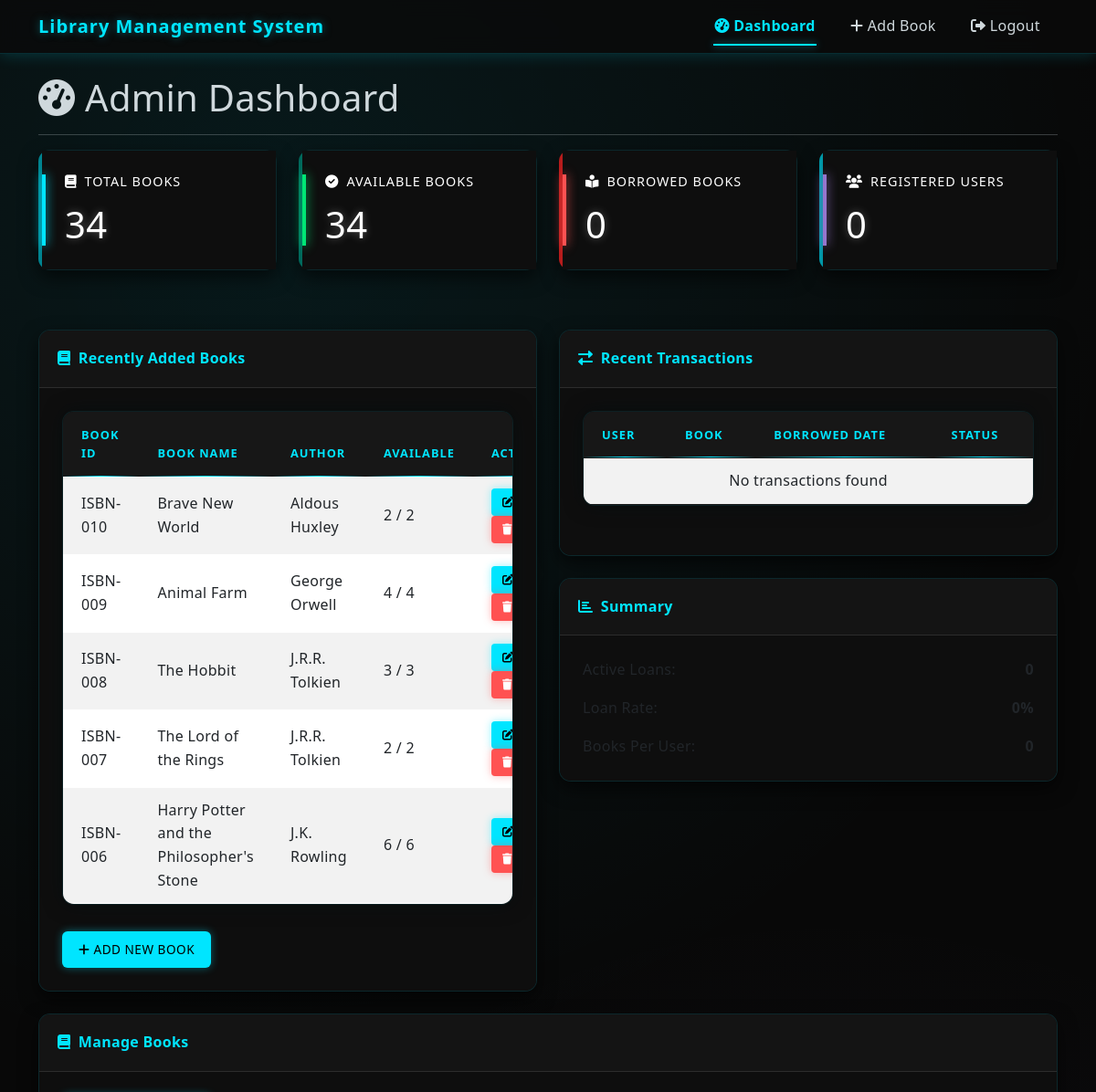
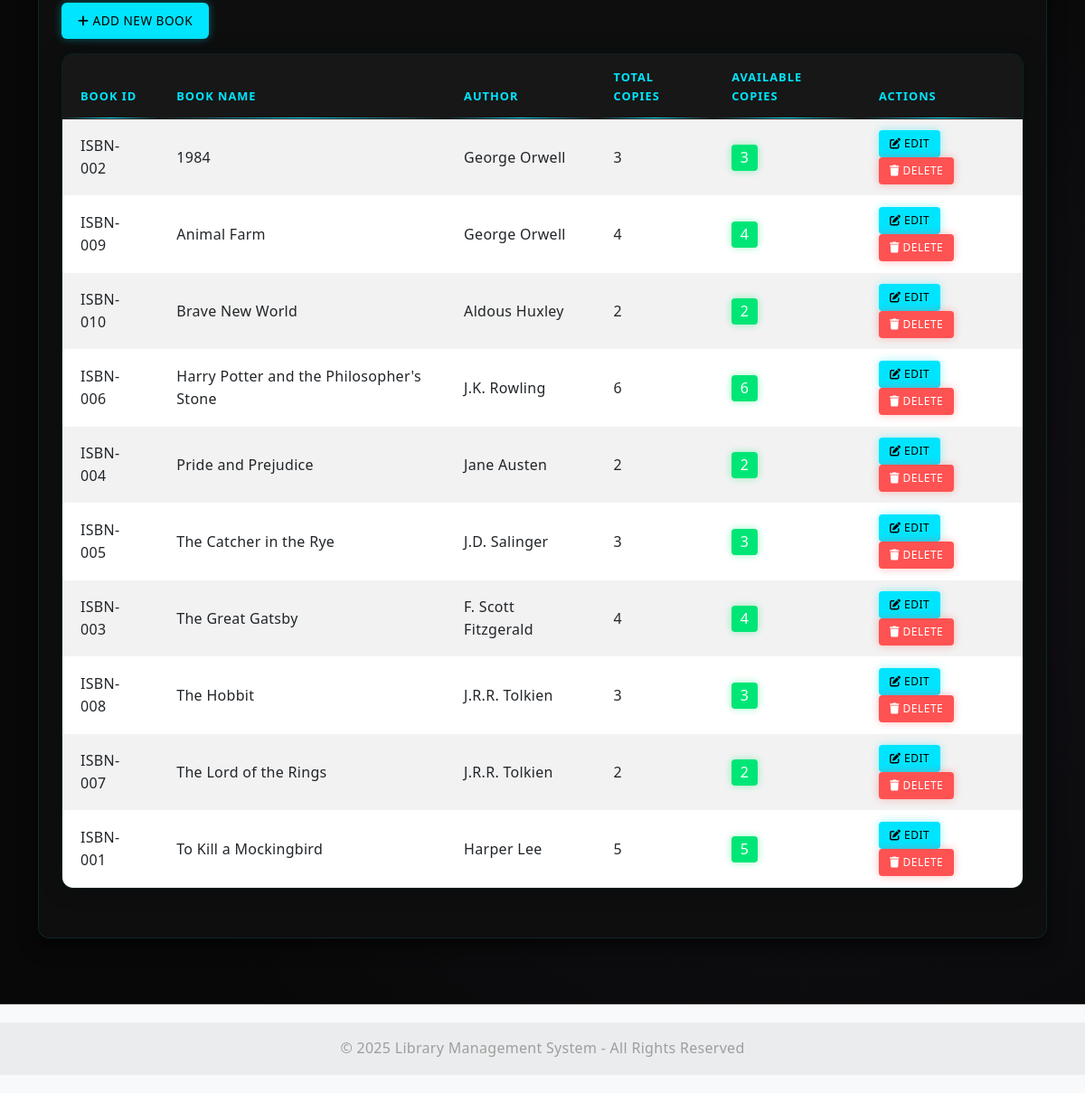
Page /admin/dashboard.php (signed in) on the committed database (2 pictures, top to bottom).
### tables this page shows
CREATE TABLE IF NOT EXISTS books (
    id INT AUTO_INCREMENT PRIMARY KEY,
    book_id VARCHAR(50) NOT NULL UNIQUE,
    book_name VARCHAR(255) NOT NULL,
    author VARCHAR(100) NOT NULL,
    total_copies INT NOT NULL DEFAULT 1,
    available_copies INT NOT NULL DEFAULT 1,
    created_at TIMESTAMP DEFAULT CURRENT_TIMESTAMP,
    updated_at TIMESTAMP DEFAULT CURRENT_TIMESTAMP ON UPDATE CURRENT_TIMESTAMP
);

### includes/db.php (called while the page is built, shortened)
<?php
class Database {
    private static $instance = null;
    private $conn;
    private function __construct() {
        try {
            $dsn = "mysql:host=" . DB_HOST . ";dbname=" . DB_NAME;
            $options = [
                PDO::ATTR_ERRMODE => PDO::ERRMODE_EXCEPTION,
                PDO::ATTR_DEFAULT_FETCH_MODE => PDO::FETCH_ASSOC,
                PDO::ATTR_EMULATE_PREPARES => false,
            ];
            $this->conn = new PDO($dsn, DB_USER, DB_PASS, $options);
        } catch (PDOException $e) {
            die("Connection failed: " . $e->getMessage());
        }
    }
    public static function getInstance() {
        if (self::$instance == null) {
            self::$instance = new Database();
        }
        return self::$instance;
    }
    public function query($query, $params = []) {
        try {
            $stmt = $this->conn->prepare($query);
            $stmt->execute($params);
            return $stmt;
        } catch (PDOException $e) {
            echo "Query Error: " . $e->getMessage();
            return false;
        }
    }
    public function getRow($query, $params = []) {
        $stmt = $this->query($query, $params);
        if ($stmt) {
            return $stmt->fetch();
        }
        return false;
    }
    public function getAll($query, $params = []) {
        $stmt = $this->query($query, $params);
        if ($stmt) {
            return $stmt->fetchAll();
        }
        return [];
    }
}
?>

### admin/dashboard.php (the view, shortened to what this page needs)
<?php
require_once '../includes/db.php';
$db = Database::getInstance();
$totalBooks = $db->getRow("SELECT SUM(total_copies) as total FROM books")['total'] ?? 0;
$availableBooks = $db->getRow("SELECT SUM(available_copies) as total FROM books")['total'] ?? 0;
$borrowedBooks = $totalBooks - $availableBooks;
$totalUsers = $db->getRow("SELECT COUNT(*) as total FROM users")['total'] ?? 0;
$activeLoans = $db->getRow("SELECT COUNT(*) as total FROM borrowed_books WHERE return_date IS NULL")['total'] ?? 0;
$recentBooks = $db->getAll("SELECT * FROM books ORDER BY id DESC LIMIT 5");
$recentTransactions = $db->getAll("
    SELECT b.id, b.borrow_date, b.return_date, u.name as user_name, bk.book_name
    FROM borrowed_books b
    JOIN users u ON b.user_id = u.id
    JOIN books bk ON b.book_id = bk.id
    ORDER BY b.borrow_date DESC
    LIMIT 10
");
include_once '../includes/header.php';
?>
<div class="row">
    <div class="col-md-12">
        <h1><i class="fas fa-tachometer-alt"></i> Admin Dashboard</h1>
        <hr>
    </div>
</div>
<div class="row mb-4">
    <div class="dashboard-stats">
        <div class="row">
            <div class="col-md-3 mb-3">
                <div class="card text-white card-primary">
                    <div class="card-body">
                        <h5 class="card-title"><i class="fas fa-book me-2"></i>Total Books</h5>
                        <h2 class="card-text"><?php echo $totalBooks; ?></h2>
                    </div>
                </div>
            </div>
            <div class="col-md-3 mb-3">
                <div class="card text-white card-success">
                    <div class="card-body">
                        <h5 class="card-title"><i class="fas fa-check-circle me-2"></i>Available Books</h5>
                        <h2 class="card-text"><?php echo $availableBooks; ?></h2>
                    </div>
                </div>
            </div>
            <div class="col-md-3 mb-3">
                <div class="card text-white card-danger">
                    <div class="card-body">
                        <h5 class="card-title"><i class="fas fa-book-reader me-2"></i>Borrowed Books</h5>
                        <h2 class="card-text"><?php echo $borrowedBooks; ?></h2>
                    </div>
                </div>
            </div>
            <div class="col-md-3 mb-3">
                <div class="card text-white card-info">
                    <div class="card-body">
                        <h5 class="card-title"><i class="fas fa-users me-2"></i>Registered Users</h5>
                        <h2 class="card-text"><?php echo $totalUsers; ?></h2>
                    </div>
                </div>
            </div>
        </div>
    </div>
</div>
<div class="row">
    <div class="col-md-6">
        <div class="card mb-4">
            <div class="card-header">
                <i class="fas fa-book me-1"></i>
                Recently Added Books
            </div>
            <div class="card-body">
                <div class="table-responsive">
                    <table class="table table-striped">
                        <thead>
                            <tr>
                                <th>Book ID</th>
                                <th>Book Name</th>
                                <th>Author</th>
                                <th>Available</th>
                                <th>Actions</th>
                            </tr>
                        </thead>
                        <tbody>
                            <?php if (empty($recentBooks)): ?>
                                <tr>
                                    <td colspan="5" class="text-center">No books found</td>
                                </tr>
                            <?php else: ?>
                                <?php foreach ($recentBooks as $book): ?>
                                    <tr>
                                        <td><?php echo htmlspecialchars($book['book_id']); ?></td>
                                        <td><?php echo htmlspecialchars($book['book_name']); ?></td>
                                        <td><?php echo htmlspecialchars($book['author']); ?></td>
                                        <td>
                                            <?php echo $book['available_copies']; ?> / <?php echo $book['total_copies']; ?>
                                        </td>
                                        <td>
                                            <a href="<?php echo APP_URL; ?>/admin/edit_book.php?id=<?php echo $book['id']; ?>" class="btn btn-sm btn-primary">
                                                <i class="fas fa-edit"></i>
                                            </a>
                                            <a href="<?php echo APP_URL; ?>/admin/delete_book.php?id=<?php echo $book['id']; ?>" class="btn btn-sm btn-danger confirm-action" data-confirm-message="Are you sure you want to delete this book?">
                                                <i class="fas fa-trash"></i>
                                            </a>
                                        </td>
                                    </tr>
                                <?php endforeach; ?>
                            <?php endif; ?>
                        </tbody>
                    </table>
                </div>
                <a href="<?php echo APP_URL; ?>/admin/add_book.php" class="btn btn-primary">
                    <i class="fas fa-plus"></i> Add New Book
                </a>
            </div>
        </div>
    </div>
    <div class="col-md-6">
        <div class="card mb-4">
            <div class="card-header">
                <i class="fas fa-exchange-alt me-1"></i>
                Recent Transactions
            </div>
            <div class="card-body">
                <div class="table-responsive">
                    <table class="table table-striped">
                        <thead>
                            <tr>
                                <th>User</th>
                                <th>Book</th>
                                <th>Borrowed Date</th>
                                <th>Status</th>
                            </tr>
                        </thead>
                        <tbody>
                            <?php if (empty($recentTransactions)): ?>
                                <tr>
                                    <td colspan="4" class="text-center">No transactions found</td>
                                </tr>
                            <?php endif; ?>
                        </tbody>
                    </table>
                </div>
            </div>
        </div>
        <div class="card mb-4">
            <div class="card-header">
                <i class="fas fa-chart-bar me-1"></i>
                Summary
            </div>
            <div class="card-body">
                <div class="d-flex justify-content-between mb-3">
                    <div>Active Loans:</div>
                    <div><strong><?php echo $activeLoans; ?></strong></div>
                </div>
                <div class="d-flex justify-content-between mb-3">
                    <div>Loan Rate:</div>
                    <div><strong><?php echo $totalBooks > 0 ? round(($borrowedBooks / $totalBooks) * 100, 2) : 0; ?>%</strong></div>
                </div>
                <div class="d-flex justify-content-between">
                    <div>Books Per User:</div>
                    <div><strong><?php echo $totalUsers > 0 ? round($totalBooks / $totalUsers, 2) : 0; ?></strong></div>
                </div>
            </div>
        </div>
    </div>
</div>
<div class="row">
    <div class="col-md-12">
        <div class="card mb-4">
            <div class="card-header">
                <i class="fas fa-book me-1"></i>
                Manage Books
            </div>
            <div class="card-body">
                <a href="<?php echo APP_URL; ?>/admin/add_book.php" class="btn btn-primary mb-3">
                    <i class="fas fa-plus"></i> Add New Book
                </a>
                <?php
                $allBooks = $db->getAll("SELECT * FROM books ORDER BY book_name");
                ?>
                <div class="table-responsive">
                    <table class="table table-striped table-hover">
                        <thead>
                            <tr>
                                <th>Book ID</th>
                                <th>Book Name</th>
                                <th>Author</th>
                                <th>Total Copies</th>
                                <th>Available Copies</th>
                                <th>Actions</th>
                            </tr>
                        </thead>
                        <tbody>
                            <?php if (empty($allBooks)): ?>
                                <tr>
                                    <td colspan="6" class="text-center">No books found</td>
                                </tr>
                            <?php else: ?>
                                <?php foreach ($allBooks as $book): ?>
                                    <tr>
                                        <td><?php echo htmlspecialchars($book['book_id']); ?></td>
                                        <td><?php echo htmlspecialchars($book['book_name']); ?></td>
                                        <td><?php echo htmlspecialchars($book['author']); ?></td>
                                        <td><?php echo $book['total_copies']; ?></td>
                                        <td>
                                            <?php if ($book['available_copies'] <= 0): ?>
                                                <span class="badge bg-danger">Out of Stock</span>
                                            <?php elseif ($book['available_copies'] < ($book['total_copies'] / 2)): ?>
                                                <span class="badge bg-warning text-dark"><?php echo $book['available_copies']; ?></span>
                                            <?php else: ?>
                                                <span class="badge bg-success"><?php echo $book['available_copies']; ?></span>
                                            <?php endif; ?>
                                        </td>
                                        <td>
                                            <a href="<?php echo APP_URL; ?>/admin/edit_book.php?id=<?php echo $book['id']; ?>" class="btn btn-sm btn-primary">
                                                <i class="fas fa-edit"></i> Edit
                                            </a>
                                            <a href="<?php echo APP_URL; ?>/admin/delete_book.php?id=<?php echo $book['id']; ?>" class="btn btn-sm btn-danger confirm-action" data-confirm-message="Are you sure you want to delete this book?">
                                                <i class="fas fa-trash"></i> Delete
                                            </a>
                                        </td>
                                    </tr>
                                <?php endforeach; ?>
                            <?php endif; ?>
                        </tbody>
                    </table>
                </div>
            </div>
        </div>
    </div>
</div>
<?php include_once '../includes/footer.php'; ?>

### rows in the picture
books: book "ISBN-010", book_name "Brave New World", author "Aldous Huxley", available_copies "2", total_copies "2"
books: book "ISBN-009", book_name "Animal Farm", author "George Orwell", available_copies "4", total_copies "4"
books: book "ISBN-008", book_name "The Hobbit", author "J.R.R. Tolkien", available_copies "3", total_copies "3"
books: book "ISBN-007", book_name "The Lord of the Rings", author "J.R.R. Tolkien", available_copies "2", total_copies "2"
books: book "ISBN-006", book_name "Harry Potter and the Philosopher's Stone", author "J.K. Rowling", available_copies "6", total_copies "6"
books: book "ISBN-002", book_name "1984", author "George Orwell", total_copies "3", available_copies "3"
books: book "ISBN-004", book_name "Pride and Prejudice", author "Jane Austen", total_copies "2", available_copies "2"
books: book "ISBN-005", book_name "The Catcher in the Rye", author "J.D. Salinger", total_copies "3", available_copies "3"
books: book "ISBN-003", book_name "The Great Gatsby", author "F. Scott Fitzgerald", total_copies "4", available_copies "4"
books: book "ISBN-001", book_name "To Kill a Mockingbird", author "Harper Lee", total_copies "5", available_copies "5"

### other values in the picture
APP_NAME "Library Management System"
$totalBooks "34"
$availableBooks "34"
$borrowedBooks "0"
$totalUsers "0"
$activeLoans "0"
